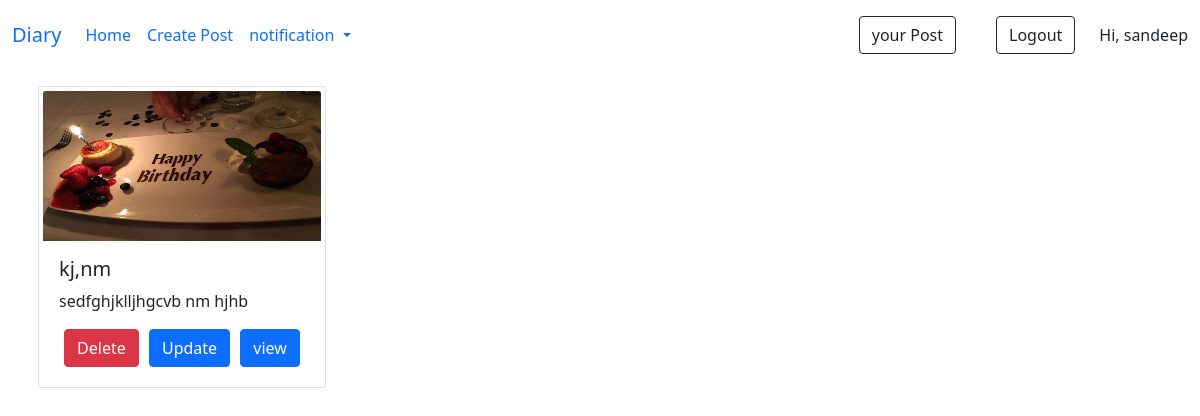
Screenshot of /home/your_post (signed in) with the database file from the repository.
### home/models.py (models this page shows, shortened)
class memo(models.Model):
    post_id=models.AutoField(primary_key=True)
    title=models.CharField(max_length=20)
    desc= models.TextField()
    image=models.ImageField(upload_to="images")
    user =models.ForeignKey(User,on_delete=models.CASCADE)
    Privcy=models.CharField(max_length=10, default="Public")

### home/views.py (the view)
# urls.py: path('your_post', views.your_post, name='your_post'),
def your_post(request):
    get_user_id = request.session['user_id']
    disp=memo.objects.filter(user=get_user_id)
    return render(request,'your_post.html',{'disp':disp})

### templates/your_post.html (shortened to what this page needs)
{% extends 'base.html' %}
{% block body %}
{% include 'nav.html'%}
<div class="container mt-2">
  <div class="row align-items-start ">
    {% for i in disp %}
    <div class="card col-md-4 my-2 mx-2 p-1" style="width: 18rem;">
      <img src="{{i.image.url}}" class="card-img-top" alt="..." height="150px">
      <div class="card-body">
        <h5 class="card-title">{{i.title}}</h5>
        <p class="card-text">{{i.desc|slice:":25" }}</p>
       <div class="d-flex  justify-content-around">
        <a href="delete/{{i.post_id}}" class="btn btn-danger">Delete</a>
        <a href="Update/{{i.post_id}}" class="btn btn-primary">Update</a>
        <a href="display/{{i.post_id}}" class="btn btn-primary">view</a>
      </div>
      </div>
    </div>
    {% endfor %}
  </div>
</div>
{% endblock body %}

### templates/nav.html (shortened to what this page needs)
<nav class="navbar navbar-expand-lg bg-body-tertiary">
    <div class="container-fluid" >
      <a class="navbar-brand" href="#" >Diary</a>
      <div class="collapse navbar-collapse" id="navbarSupportedContent">
        <ul class="navbar-nav me-auto mb-2 mb-lg-0">
          <li class="nav-item">
            <a class="nav-link active" aria-current="page" href="{% url 'home' %}">Home</a>
          </li>
          <li class="nav-item" >
            <a class="nav-link" href="{% url 'add_post'%}">Create Post</a>
          </li>
          <li class="nav-item dropdown">
            <a class="nav-link dropdown-toggle" href="#" id="navbarDropdown" role="button" data-bs-toggle="dropdown" aria-expanded="false">
              notification
            </a>
          </li>
        </ul>
        <form class="d-flex">
          <a class="nav-link"  href="{% url 'your_post' %}"><button class="btn btn-outline-dark me-2" type="button">your Post</button></a>
          <a class="nav-link"  href="{% url 'user_logout' %}"><button class="btn btn-outline-dark me-2" type="button">Logout</button></a>
        </form>
        Hi, {{request.user}}
      </div>
    </div>
  </nav>

### rows the page displays
memo: image (picture), title "kj,nm", desc "sedfghjklljhgcvb nm hjhb"

### other values shown
{{ request.user }} "sandeep"
